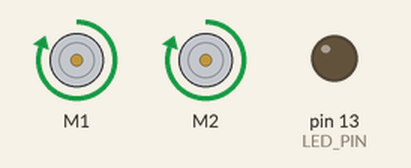
This sketch was run on a simulated Arduino Uno, built with avr-gcc and run on an emulated ATmega328P. Shown: 2 × DC motor (green arrow = forward, orange = backward, longer = faster), output pins drawn as LEDs (lit = HIGH).

Above: at 0.1 s.
Timing chart, 0 to 1.6 s (numbered marks = the images above):
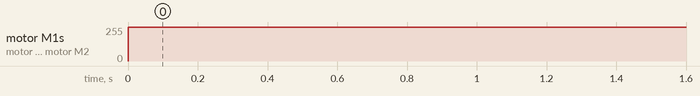

Measured:
- by itself, motor M1, motor M2: stopped → forward 255/255 at 0.00 s

The sketch:

Circle_pattern.ino
```cpp
#include <Wire.h>
#include <ZumoShield.h>

#define LED_PIN 13

ZumoMotors motors;

void setup() {
  pinMode(LED_PIN, OUTPUT);

}


void circle(){
 //having the right motor at half the makes the robot move in a circular pattern
  motors.setLeftSpeed(1000);
  motors.setRightSpeed(500);
}

void loop() {

 circle();


}
```
